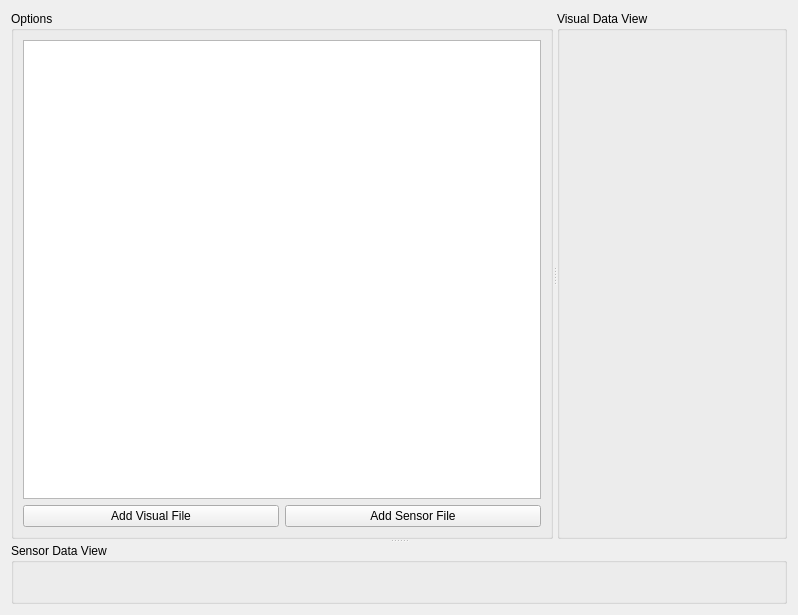
<?xml version="1.0" encoding="UTF-8"?>
<ui version="4.0">
 <class>visualSensorDataViewMdi</class>
 <widget class="QWidget" name="visualSensorDataViewMdi">
  <property name="geometry">
   <rect>
    <x>0</x>
    <y>0</y>
    <width>798</width>
    <height>615</height>
   </rect>
  </property>
  <property name="windowTitle">
   <string>Form</string>
  </property>
  <layout class="QVBoxLayout" name="verticalLayout_3">
   <item>
    <widget class="QSplitter" name="verticalSplitter">
     <property name="orientation">
      <enum>Qt::Vertical</enum>
     </property>
     <widget class="QSplitter" name="horizontalSplitter">
      <property name="orientation">
       <enum>Qt::Horizontal</enum>
      </property>
      <widget class="QGroupBox" name="optionsGroupBox">
       <property name="title">
        <string>Options</string>
       </property>
       <layout class="QVBoxLayout" name="verticalLayout_2">
        <item>
         <widget class="QTreeWidget" name="dataTree">
          <property name="minimumSize">
           <size>
            <width>0</width>
            <height>150</height>
           </size>
          </property>
          <property name="selectionMode">
           <enum>QAbstractItemView::ExtendedSelection</enum>
          </property>
          <property name="indentation">
           <number>20</number>
          </property>
          <property name="headerHidden">
           <bool>true</bool>
          </property>
          <property name="columnCount">
           <number>1</number>
          </property>
          <column>
           <property name="text">
            <string>Sensor Data</string>
           </property>
          </column>
         </widget>
        </item>
        <item>
         <layout class="QHBoxLayout" name="optionsButtonsLayout">
          <item>
           <widget class="QPushButton" name="addVisualDataButton">
            <property name="text">
             <string>Add Visual File</string>
            </property>
            <property name="icon">
             <iconset resource="../res/vsdt.qrc">
              <normaloff>:/icons/add_file.png</normaloff>:/icons/add_file.png</iconset>
            </property>
           </widget>
          </item>
          <item>
           <widget class="QPushButton" name="addSensorSetDataButton">
            <property name="text">
             <string>Add Sensor File</string>
            </property>
            <property name="icon">
             <iconset resource="../res/vsdt.qrc">
              <normaloff>:/icons/add_file.png</normaloff>:/icons/add_file.png</iconset>
            </property>
           </widget>
          </item>
         </layout>
        </item>
       </layout>
      </widget>
      <widget class="QWidget" name="verticalLayoutWidget">
       <layout class="QVBoxLayout" name="verticalLayout">
        <item>
         <widget class="QGroupBox" name="visualDataViewGroup">
          <property name="title">
           <string>Visual Data View</string>
          </property>
         </widget>
        </item>
       </layout>
      </widget>
     </widget>
     <widget class="QGroupBox" name="sensorDataViewGroup">
      <property name="title">
       <string>Sensor Data View</string>
      </property>
     </widget>
    </widget>
   </item>
  </layout>
  <zorder>horizontalLayoutWidget</zorder>
  <zorder>verticalSplitter</zorder>
  <zorder>verticalLayoutWidget</zorder>
  <zorder>visualDataViewGroup</zorder>
 </widget>
 <resources>
  <include location="../res/vsdt.qrc"/>
 </resources>
 <connections/>
</ui>
